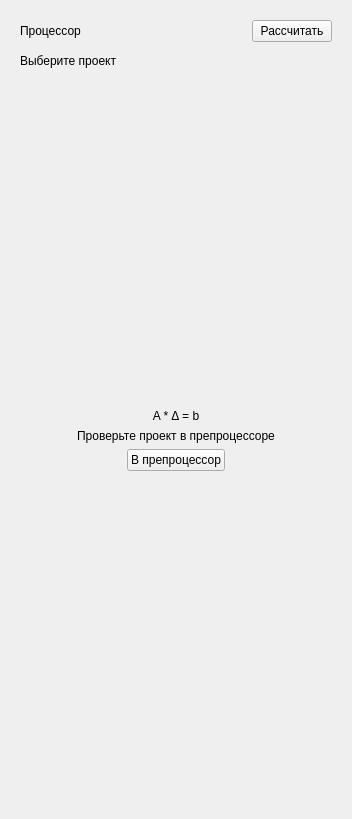
<?xml version="1.0" encoding="UTF-8"?>
<ui version="4.0">
 <class>ProcessorPage</class>
 <widget class="QWidget" name="ProcessorPage">
  <layout class="QVBoxLayout" name="pageLayout">
   <property name="spacing"><number>12</number></property>
   <property name="leftMargin"><number>20</number></property>
   <property name="topMargin"><number>20</number></property>
   <property name="rightMargin"><number>20</number></property>
   <property name="bottomMargin"><number>20</number></property>
   <item><layout class="QHBoxLayout" name="headerLayout">
    <item><widget class="QLabel" name="titleLabel">
     <property name="text"><string>Процессор</string></property>
     <property name="role" stdset="0"><string>pageTitle</string></property>
    </widget></item>
    <item><spacer name="headerSpace"><property name="orientation"><enum>Qt::Horizontal</enum></property><property name="sizeHint" stdset="0"><size><width>20</width><height>0</height></size></property></spacer></item>
    <item><widget class="QPushButton" name="calculateButton">
     <property name="text"><string>Рассчитать</string></property>
     <property name="role" stdset="0"><string>primary</string></property>
    </widget></item>
   </layout></item>
   <item><widget class="QLabel" name="statusLabel">
    <property name="text"><string>Выберите проект</string></property>
    <property name="wordWrap"><bool>true</bool></property>
    <property name="role" stdset="0"><string>muted</string></property>
   </widget></item>
   <item><widget class="QStackedWidget" name="stateStack">
    <widget class="QWidget" name="emptyPage">
     <layout class="QVBoxLayout" name="emptyLayout">
      <item><spacer name="emptyTop"><property name="orientation"><enum>Qt::Vertical</enum></property><property name="sizeHint" stdset="0"><size><width>0</width><height>40</height></size></property></spacer></item>
      <item><widget class="QLabel" name="emptyFormulaLabel">
       <property name="text"><string>A * Δ = b</string></property>
       <property name="role" stdset="0"><string>formula</string></property>
       <property name="alignment"><set>Qt::AlignCenter</set></property>
      </widget></item>
      <item><widget class="QLabel" name="emptyLabel">
       <property name="text"><string>Проверьте проект в препроцессоре</string></property>
       <property name="wordWrap"><bool>true</bool></property>
       <property name="alignment"><set>Qt::AlignCenter</set></property>
      </widget></item>
      <item alignment="Qt::AlignHCenter"><widget class="QPushButton" name="preprocessorButton"><property name="text"><string>В препроцессор</string></property><property name="role" stdset="0"><string>secondary</string></property></widget></item>
      <item><spacer name="emptyBottom"><property name="orientation"><enum>Qt::Vertical</enum></property><property name="sizeHint" stdset="0"><size><width>0</width><height>40</height></size></property></spacer></item>
     </layout>
    </widget>
    <widget class="QWidget" name="solutionPage">
     <layout class="QVBoxLayout" name="solutionLayout">
      <property name="spacing"><number>12</number></property>
      <property name="leftMargin"><number>0</number></property><property name="topMargin"><number>0</number></property><property name="rightMargin"><number>0</number></property><property name="bottomMargin"><number>0</number></property>
      <item><layout class="QHBoxLayout" name="formulaLayout">
       <item><widget class="QLabel" name="systemLabel"><property name="text"><string>A * Δ = b</string></property><property name="role" stdset="0"><string>formula</string></property></widget></item>
       <item><spacer name="formulaSpace"><property name="orientation"><enum>Qt::Horizontal</enum></property><property name="sizeHint" stdset="0"><size><width>20</width><height>0</height></size></property></spacer></item>
       <item><widget class="QComboBox" name="numberFormatCombo"><item><property name="text"><string>Кратко</string></property></item><item><property name="text"><string>Точно</string></property></item></widget></item>
      </layout></item>
      <item><widget class="QTabBar" name="stepsBar"/></item>
      <item><widget class="QComboBox" name="stepCombo"/></item>
      <item><widget class="QFrame" name="solutionCard">
       <property name="role" stdset="0"><string>card</string></property>
       <layout class="QVBoxLayout" name="cardLayout">
        <property name="spacing"><number>12</number></property>
        <property name="leftMargin"><number>16</number></property><property name="topMargin"><number>16</number></property><property name="rightMargin"><number>16</number></property><property name="bottomMargin"><number>16</number></property>
        <item><widget class="QLabel" name="stepTitleLabel"><property name="text"><string>До закреплений</string></property><property name="role" stdset="0"><string>cardTitle</string></property></widget></item>
        <item><widget class="QLabel" name="stepDescriptionLabel"><property name="text"><string/></property><property name="wordWrap"><bool>true</bool></property><property name="role" stdset="0"><string>muted</string></property></widget></item>
        <item><widget class="QTabBar" name="sweepBar"/></item>
        <item><widget class="QStackedWidget" name="stepsStack">
         <widget class="QWidget" name="matrixPage"><layout class="QVBoxLayout" name="matrixLayout">
          <property name="spacing"><number>16</number></property>
          <property name="leftMargin"><number>0</number></property><property name="topMargin"><number>0</number></property><property name="rightMargin"><number>0</number></property><property name="bottomMargin"><number>0</number></property>
          <item><widget class="QWidget" name="forwardControls"><layout class="QGridLayout" name="forwardControlsLayout">
           <property name="leftMargin"><number>0</number></property><property name="topMargin"><number>0</number></property><property name="rightMargin"><number>0</number></property><property name="bottomMargin"><number>0</number></property>
           <item row="0" column="0"><widget class="QPushButton" name="previousForwardButton"><property name="text"><string>Назад</string></property></widget></item>
           <item row="0" column="1"><widget class="QSpinBox" name="forwardRowSpin"><property name="minimum"><number>2</number></property><property name="maximum"><number>10001</number></property><property name="prefix"><string>Строка </string></property><property name="buttonSymbols"><enum>QAbstractSpinBox::NoButtons</enum></property></widget></item>
           <item row="0" column="2"><widget class="QPushButton" name="nextForwardButton"><property name="text"><string>Далее</string></property></widget></item>
           <item row="1" column="0" colspan="3"><widget class="QComboBox" name="forwardStateCombo"><item><property name="text"><string>Матрица до шага</string></property></item><item><property name="text"><string>Матрица после шага</string></property></item><property name="currentIndex"><number>1</number></property></widget></item>
          </layout></widget></item>
          <item><widget class="QTextBrowser" name="forwardDetails">
           <property name="minimumSize"><size><width>0</width><height>200</height></size></property>
           <property name="maximumSize"><size><width>16777215</width><height>285</height></size></property>
           <property name="readOnly"><bool>true</bool></property><property name="frameShape"><enum>QFrame::NoFrame</enum></property><property name="tabChangesFocus"><bool>true</bool></property>
          </widget></item>
          <item><widget class="QWidget" name="backSubstitutionPanel"><layout class="QVBoxLayout" name="backSubstitutionLayout">
           <property name="spacing"><number>8</number></property>
           <property name="leftMargin"><number>0</number></property><property name="topMargin"><number>0</number></property><property name="rightMargin"><number>0</number></property><property name="bottomMargin"><number>0</number></property>
           <item><widget class="QLabel" name="backSubstitutionTitle"><property name="text"><string>Обратный ход</string></property><property name="role" stdset="0"><string>cardTitle</string></property></widget></item>
           <item><widget class="QTableView" name="backSubstitutionView"><property name="minimumSize"><size><width>0</width><height>120</height></size></property></widget></item>
           <item><widget class="QTextBrowser" name="backSubstitutionDetails">
            <property name="minimumSize"><size><width>0</width><height>110</height></size></property>
            <property name="maximumSize"><size><width>16777215</width><height>140</height></size></property>
            <property name="readOnly"><bool>true</bool></property>
            <property name="frameShape"><enum>QFrame::NoFrame</enum></property>
            <property name="tabChangesFocus"><bool>true</bool></property>
           </widget></item>
          </layout></widget></item>
         </layout></widget>
         <widget class="QWidget" name="equationsPage"><layout class="QVBoxLayout" name="equationsLayout">
          <property name="leftMargin"><number>0</number></property><property name="topMargin"><number>0</number></property><property name="rightMargin"><number>0</number></property><property name="bottomMargin"><number>0</number></property>
          <item><widget class="QTableView" name="equationsView"/></item>
          <item><widget class="QLabel" name="nodeFormulaLabel"><property name="text"><string/></property><property name="wordWrap"><bool>true</bool></property><property name="textInteractionFlags"><set>Qt::TextSelectableByMouse</set></property></widget></item>
         </layout></widget>
         <widget class="QWidget" name="displacementsPage"><layout class="QHBoxLayout" name="displacementsLayout">
          <property name="leftMargin"><number>0</number></property><property name="topMargin"><number>0</number></property><property name="rightMargin"><number>0</number></property><property name="bottomMargin"><number>0</number></property>
          <item><widget class="QLabel" name="deltaLabel"><property name="text"><string>Δ =</string></property><property name="role" stdset="0"><string>formula</string></property></widget></item>
          <item><widget class="QTableView" name="displacementsView"/></item>
         </layout></widget>
        </widget></item>
       </layout>
      </widget></item>
     </layout>
    </widget>
   </widget></item>
  </layout>
 </widget>
 <tabstops><tabstop>calculateButton</tabstop><tabstop>preprocessorButton</tabstop><tabstop>numberFormatCombo</tabstop><tabstop>stepCombo</tabstop><tabstop>previousForwardButton</tabstop><tabstop>forwardRowSpin</tabstop><tabstop>nextForwardButton</tabstop><tabstop>forwardStateCombo</tabstop><tabstop>forwardDetails</tabstop><tabstop>backSubstitutionView</tabstop><tabstop>backSubstitutionDetails</tabstop><tabstop>equationsView</tabstop><tabstop>displacementsView</tabstop></tabstops>
 <resources/>
 <connections/>
</ui>
